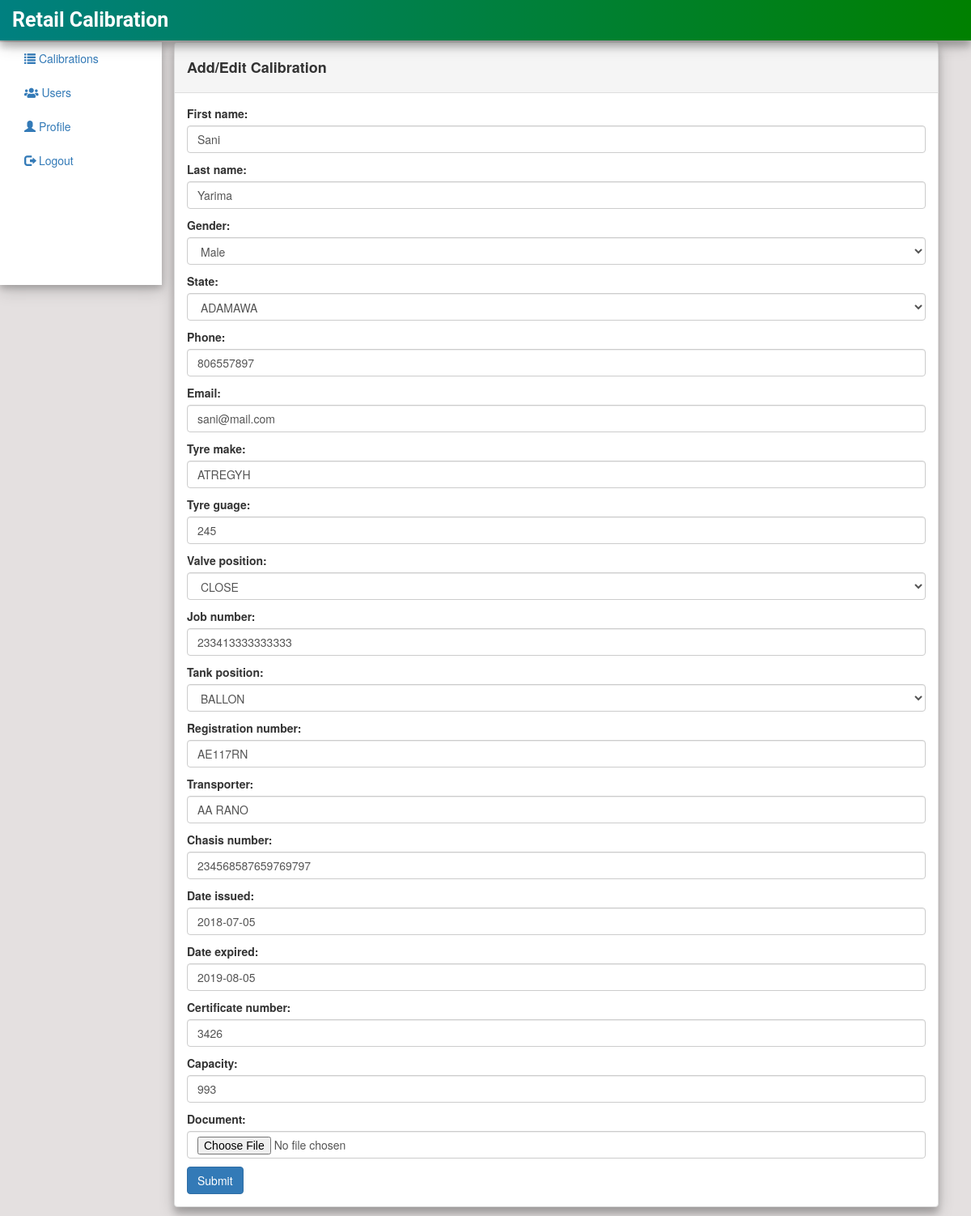
The app's page /edit/1 (signed in) with its own data.
### calibrate/models.py (models this page shows, shortened)
class Calibration(models.Model):
    first_name = models.CharField(max_length=200)
    last_name = models.CharField(max_length=200)
    GENDER_CHOICES = (
        ('M', 'MALE'),
        ('F', 'FEMALE')
    )
    gender = models.CharField(max_length = 1, choices =GENDER_CHOICES)
    STATE_CHOICE = (
        ('ABIA', 'ABIA'),
        ('ADAMAWA', 'ADAMAWA'),
        ('AKWA IBOM', 'AKWA IBOM'),
        ('ANAMBARA', 'ANAMBARA'),
        ('BAUCHI','BAUCHI'),
        ('BAYELSA','BAYELSA'),
        ('BENUE','BENUE'),
        ('BORNO', 'BORNO'),
        ('CROSS RIVER','CROSS RIVER'),
        ('DELTA','DELTA'),
        ('EBONYI', 'EBONYI'),
        ('EDO', 'EDO'),
        ('EKITI','EKITI'),
        ('ENUGU','ENUGU'),
        ('GOMBE','GOMBE'),
        ('IMO','IMO'),
        ('JIGAWA','JIGAWA'),
        ('KADUNA','KADUNA'),
        ('KANO','KANO'),
        ('KATSINA','KATSINA'),
        ('KOGI','KOGI'),
        ('KWARA','KWARA'),
        ('LAGOS','LAGOS'),
        ('NASSARAWA','NASSARAWA'),
        ('NIGER','NIGER'),
        ('OGUN','OGUN'),
        ('ONDO','ONDO'),
        ('OSUN','OSUN'),
        ('OYO','OYO'),
        ('PLATEAU','PLATEAU'),
        ('RIVERS','RIVERS'),
        ('SOKOTO','SOKOTO'),
        ('TARABA','TARABA'),
        ('UYO','UYO'),
        ('YOBE','YOBE'),
        ('ZAMFARA','ZAMFARA'),
        ('ABUJA','ABUJA')
    )
    state = models.CharField(max_length = 20, choices = STATE_CHOICE)
    phone = models.BigIntegerField(blank=True, null=True)
    email = models.EmailField(max_length=200)
    tyre_make = models.CharField(max_length=200)
    tyre_guage = models.BigIntegerField(blank=True, null=True)
    VALVE_POSITION_CHOICES = (
        ('OPEN', 'OPEN'),
        ('CLOSE', 'CLOSE'),
        ('NONE', 'NONE')
    )
    valve_position = models.CharField(max_length =20, choices = VALVE_POSITION_CHOICES)
    job_number = models.BigIntegerField(blank=True, null=True)
    TANK_POSITION_CHOICES = (
        ('BALLON', 'BALLON'),
        ('SPRING', 'SPRING')
    )
    tank_position = models.CharField(max_length=200, choices=TANK_POSITION_CHOICES)
    registration_number= models.CharField(max_length=200)
    transporter = models.CharField(max_length=200)
    chasis_number = models.CharField(max_length=200)
    date_issued = models.DateField(blank=True, null=True)
    date_expired = models.DateField(blank=True, null=True)
    certificate_number = models.IntegerField(default=0)
    capacity = models.IntegerField(default=0)
    document = models.FileField(upload_to='documents', blank=True, null=True)

### calibrate/views.py (the view)
# urls.py: path('edit/<int:pk>', views.CalibrationUpdate.as_view(), name='calibration_edit'),
class CalibrationUpdate(LoginRequiredMixin, UpdateView):
    model = Calibration
    form_class = CalibrationForm
    success_url = reverse_lazy('calibrate:calibration_list')

### calibrate/templates/calibrate/calibration_form.html
{% extends "calibrate/base.html" %} {% block content %}
<div class="col-sm-10">
    <div class="panel panel-default">
        <div class="panel-heading">
            <h4><strong>Add/Edit Calibration </strong></h4>
        </div>
        <div class="panel-body">
            <form method="post" enctype="multipart/form-data">{% csrf_token %} {{ form.as_p }}
                <input type="submit" class="btn btn-primary" value="Submit">
            </form>
        </div>
    </div>
</div>
</div>
{% endblock %}

### calibrate/static/css/mystyle.css (style rules this page uses)
.panel { box-shadow: 0 8px 8px 0 rgba(0, 0, 0, 0.19), 0 6px 20px 0 rgba(0, 0, 0, 0.19); margin-top: 52px; }

### records on screen
Calibration: first_name "Sani", last_name "Yarima", gender "Male", state "ADAMAWA", phone "806557897", email "sani@mail.com", tyre_make "ATREGYH", tyre_guage "245", valve_position "CLOSE", job_number "233413333333333", tank_position "BALLON", registration_number "AE117RN", transporter "AA RANO", chasis_number "234568587659769797", date_issued "2018-07-05", date_expired "2019-08-05", certificate_number "3426", capacity "993"
